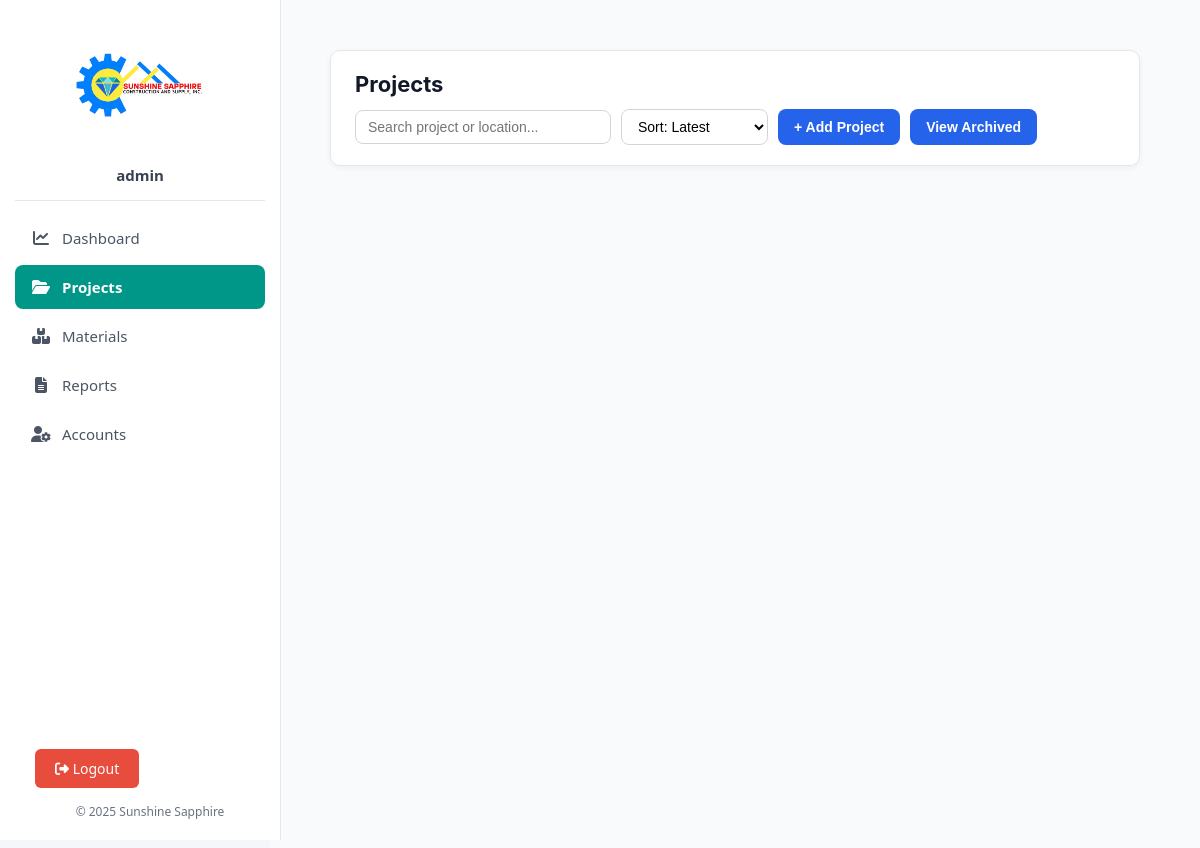
The page /uploads/projects.php (signed in) on the database as committed earlier.
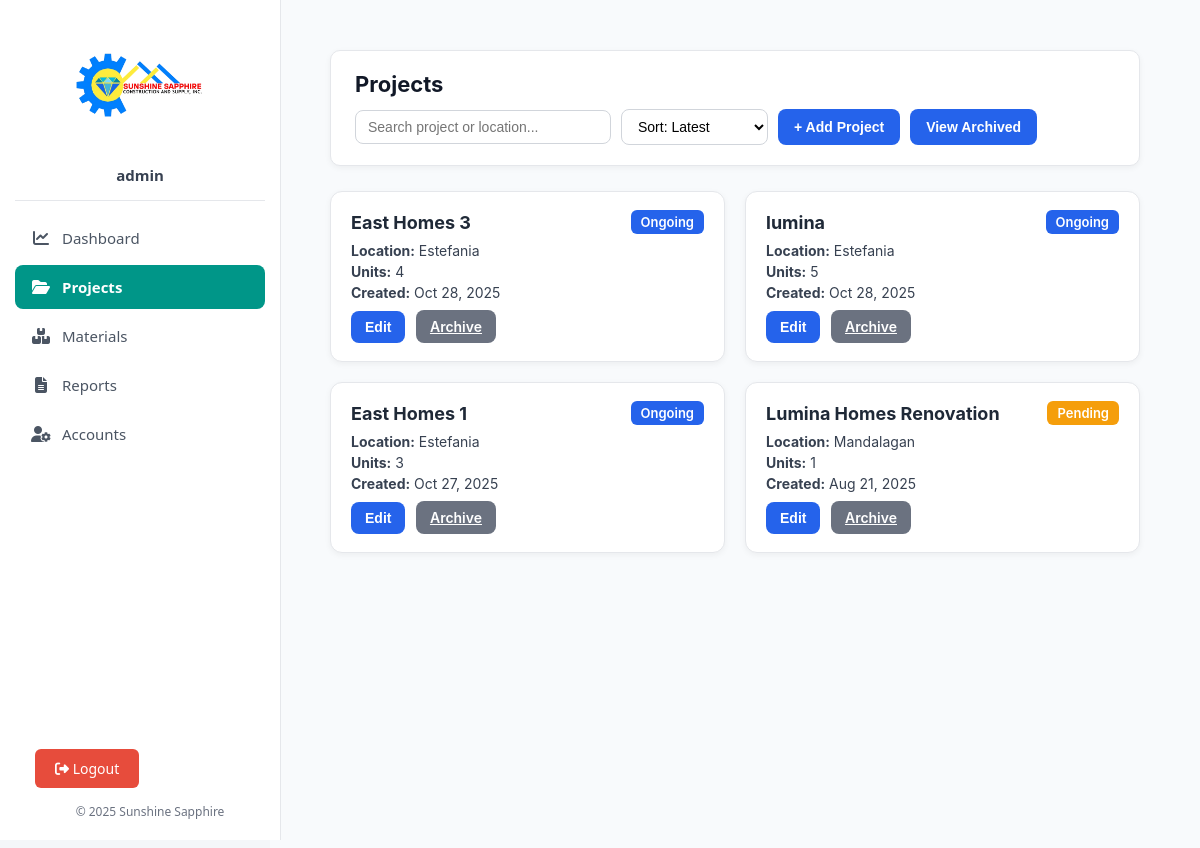
The same page on the database as committed later.
### tables this page shows
CREATE TABLE `projects` (
  `id` int(11) NOT NULL,
  `name` varchar(255) NOT NULL,
  `location` varchar(255) DEFAULT NULL,
  `units` int(11) NOT NULL,
  `progress` int(11) DEFAULT 0,
  `status` enum('Ongoing','Completed','Pending') NOT NULL DEFAULT 'Pending',
  `is_deleted` tinyint(1) DEFAULT 0,
  `deleted_at` datetime DEFAULT NULL,
  `created_at` timestamp NOT NULL DEFAULT current_timestamp(),
  `folder_path` varchar(255) DEFAULT NULL
);

### uploads/projects.php (the view, shortened to what this page needs)
<?php
require_once __DIR__ . '/../includes/header.php';
$user_role = $_SESSION['user_role'] ?? 'constructor';
$showArchived = isset($_GET['archived']);
if ($showArchived) {
    $stmt = $conn->prepare("SELECT id, name, location, units, progress, status, created_at, deleted_at
                            FROM projects WHERE is_deleted = 1 ORDER BY deleted_at DESC");
} else {
    $stmt = $conn->prepare("SELECT id, name, location, units, progress, status, created_at
                            FROM projects WHERE is_deleted = 0 ORDER BY id DESC");
}
$stmt->execute();
$projects = $stmt->get_result();
?>
<div class="content-wrapper">
  <div class="header-container">
    <div class="projects-header">
      <h2><?= $showArchived ? "Archived Projects" : "Projects" ?></h2>
      <div class="controls">
        <?php if (!$showArchived): ?>
          <input type="text" id="searchInput" placeholder="Search project or location...">
          <select id="sortSelect" class="sort-select">
            <option value="latest">Sort: Latest</option>
          </select>
          <button class="btn-add" onclick="toggleOverlay(true)">+ Add Project</button>
          <button class="btn-archive" onclick="window.location.href='projects.php?archived=1'">View Archived</button>
        <?php else: ?>
          <button class="btn-archive" onclick="window.location.href='projects.php'">Back to Active</button>
        <?php endif; ?>
      </div>
    </div>
  </div>
  <div class="projects-grid" id="projectGrid">
    <?php if ($projects->num_rows > 0): ?>
      <?php while ($p = $projects->fetch_assoc()): ?>
        <div class="project-card"
             onclick="window.location.href='../modules/view_project.php?id=<?= $p['id'] ?>'"
             data-name="<?= strtolower($p['name']) ?>"
             data-location="<?= strtolower($p['location']) ?>"
             data-created="<?= strtotime($p['created_at']) ?>">
          <div class="project-header">
            <h3><?= htmlspecialchars($p['name']) ?></h3>
            <span class="status <?= strtolower($p['status']) ?> <?= $showArchived ? 'archived' : '' ?>">
              <?= htmlspecialchars($p['status']) ?>
            </span>
          </div>
          <div class="project-details">
            <p><strong>Location:</strong> <?= htmlspecialchars($p['location']) ?></p>
            <p><strong>Units:</strong> <?= $p['units'] ?></p>
            <p><strong>Created:</strong> <?= date('M d, Y', strtotime($p['created_at'])) ?></p>
          </div>
          <?php if ($user_role === 'admin'): ?>
          <div style="margin-top:10px;" onclick="event.stopPropagation();">
            <?php if (!$showArchived): ?>
              <button onclick="openEditModal(<?= $p['id'] ?>)" class="btn-primary">Edit</button>
              <a href="../modules/delete_project.php?id=<?= $p['id'] ?>" onclick="return confirm('Archive this project?')" class="btn-cancel">Archive</a>
            <?php else: ?>
              <a href="projects.php?restore=<?= $p['id'] ?>" class="btn-restore" onclick="return confirm('Restore this project?')">Restore</a>
              <a href="projects.php?delete_perm=<?= $p['id'] ?>" class="btn-delete" onclick="return confirm('⚠️ Permanently delete this project?')">Delete</a>
            <?php endif; ?>
          </div>
          <?php endif; ?>
        </div>
      <?php endwhile; ?>
    <?php else: ?>
      <p class="no-data">No <?= $showArchived ? 'archived' : 'active' ?> projects found.</p>
    <?php endif; ?>
  </div>
</div>
<?php require_once __DIR__ . '/../includes/footer.php'; ?>

Rows that differ between the two databases and show on the page:
added projects: name "East Homes 3", status "Ongoing", location "Estefania", units "4", created_at "Oct 28, 2025"
added projects: name "lumina", status "Ongoing", location "Estefania", units "5", created_at "Oct 28, 2025"
added projects: name "East Homes 1", status "Ongoing", location "Estefania", units "3", created_at "Oct 27, 2025"
added projects: name "Lumina Homes Renovation", status "Pending", location "Mandalagan", units "1", created_at "Aug 21, 2025"
